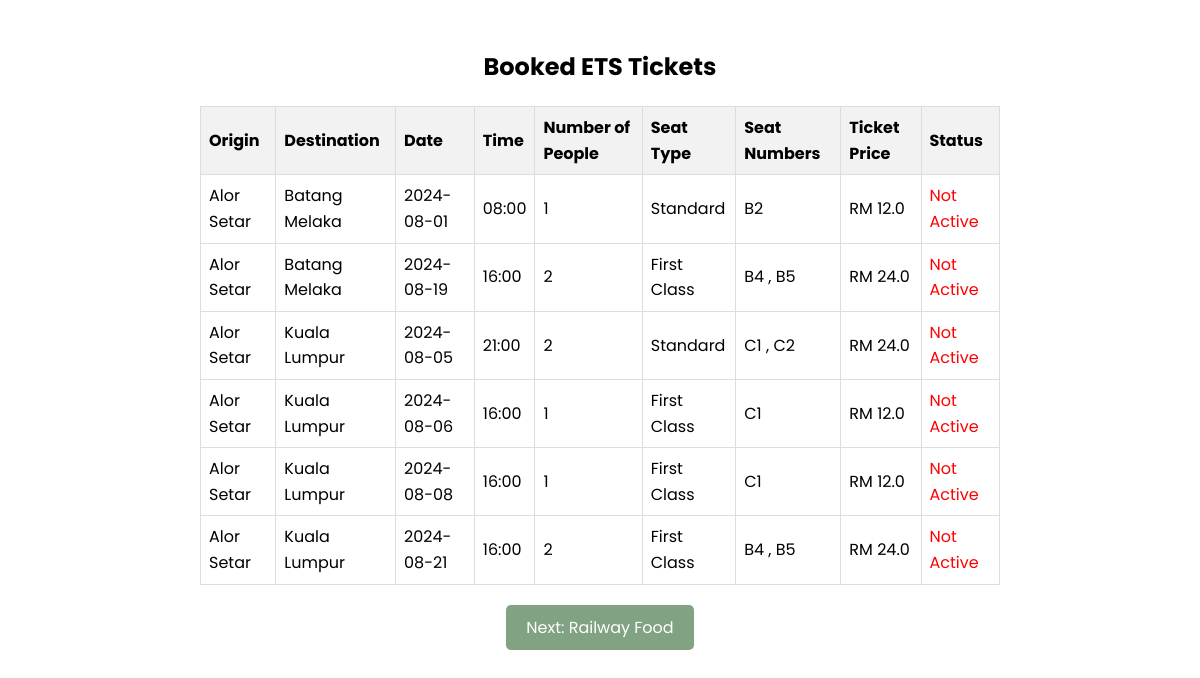
Before: /ets_ticket (signed in) with the older database file.
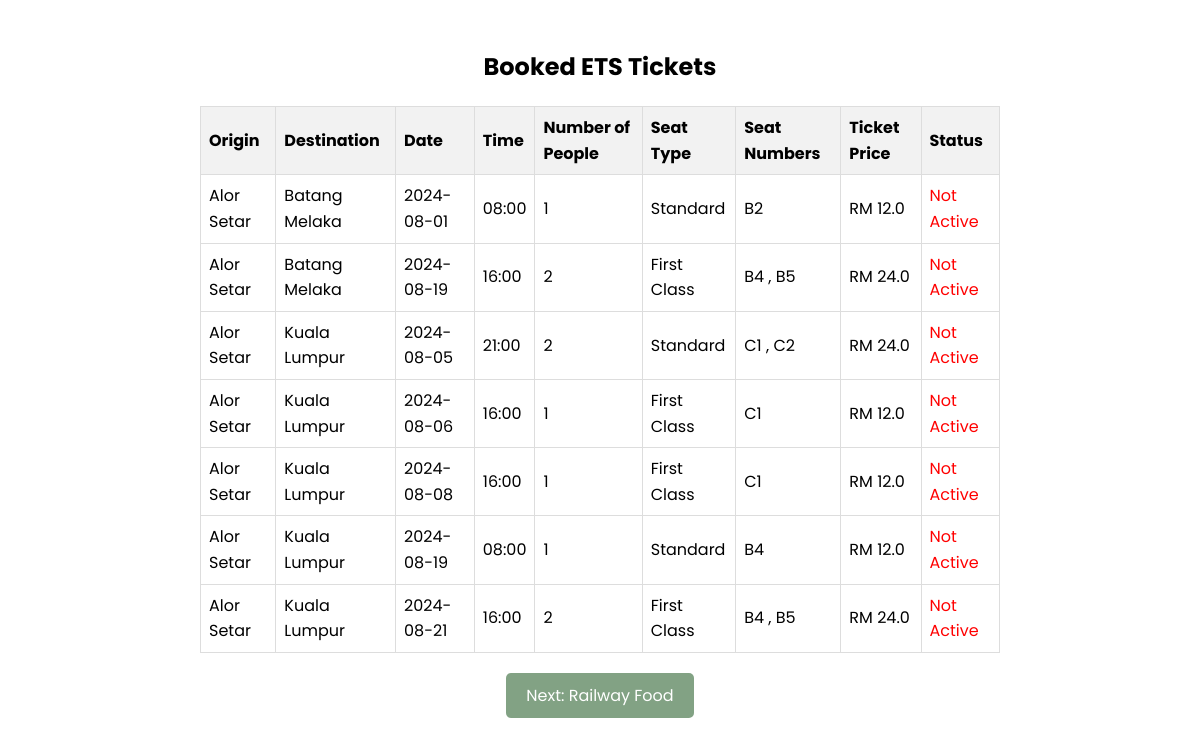
After: the same page with the newer database file.
### tables this page shows
CREATE TABLE ets_bookings (
    id INTEGER PRIMARY KEY AUTOINCREMENT,
    origin TEXT NOT NULL,
    destination TEXT NOT NULL,
    date TEXT NOT NULL,
    time TEXT NOT NULL,
    num_people INTEGER NOT NULL,
    seat_type TEXT NOT NULL,
    seat_number INTEGER NOT NULL
, total_price REAL, user_id INTEGER, status TEXT DEFAULT 'active');

### RailwayGo/auth.py (the view)
@auth.route('/ets_ticket')
@login_required
def ets_ticket():
    conn = get_db_connection()
    cursor = conn.cursor()
    user_id = session.get('user_id')
    sql_query = """
    SELECT
        origin,
        destination,
        date,
        time,
        num_people,
        seat_type,
        group_concat(IFNULL(seat_number, ''), ', ') AS seat_numbers,
        total_price,
        status
    FROM
        ets_bookings
    WHERE
        user_id = ?
    GROUP BY
        origin,
        destination,
        date,
        time,
        num_people,
        seat_type,
        total_price,
        status
    """
    cursor.execute(sql_query, (user_id,))
    rows = cursor.fetchall()
    ets_bookings = []
    for row in rows:
        seat_numbers = row[6].strip(', ')
        seat_numbers_list = seat_numbers.split(', ') if seat_numbers else []
        total_price = row[7]
        booking = {
            'origin': row[0],
            'destination': row[1],
            'date': row[2],
            'time': row[3],
            'num_people': row[4],
            'seat_type': row[5],
            'seat_numbers': seat_numbers_list,
            'total_price': total_price,
            'status': row[8]
        }
        ets_bookings.append(booking)
    conn.close()
    return render_template('ticket_ets.html', ets_bookings=ets_bookings)

### RailwayGo/auth.py (called while the page is built)
def login_required(f):
    @wraps(f)
    def decorated_function(*args, **kwargs):
        if 'user_id' not in session:
            flash('Please log in to access this page.', 'error')
            return redirect(url_for('auth.login'))
        return f(*args, **kwargs)
    return decorated_function

def get_db_connection():
    conn = sqlite3.connect('database.db')
    conn.row_factory = sqlite3.Row
    return conn

### RailwayGo/templates/ticket_ets.html (shortened to what this page needs)
<!DOCTYPE html>
<html lang="en">
<head>
</head>
<body>
    <div class="container">
        <h2>Booked ETS Tickets</h2>
        <table>
            <thead>
                <tr>
                    <th>Origin</th>
                    <th>Destination</th>
                    <th>Date</th>
                    <th>Time</th>
                    <th>Number of People</th>
                    <th>Seat Type</th>
                    <th>Seat Numbers</th>
                    <th>Ticket Price</th>
                    <th>Status</th>
                </tr>
            </thead>
            <tbody>
                {% for booking in ets_bookings %}
                <tr>
                    <td>{{ booking['origin'] }}</td>
                    <td>{{ booking['destination'] }}</td>
                    <td>{{ booking['date'] }}</td>
                    <td>{{ booking['time'] }}</td>
                    <td>{{ booking['num_people'] }}</td>
                    <td>{{ booking['seat_type'] }}</td>
                    <td>
                        {% for seat_number in booking['seat_numbers'] %}
                            {{ seat_number }}
                            {% if not loop.last %}, {% endif %}
                        {% endfor %}
                    </td>
                    <td>RM {{ booking['total_price'] }}</td>
                    <td>
                        {% if booking['status'] == 'active' %}
                            <span style="color: green;">Active</span>
                        {% elif booking['status'] == 'not active' %}
                            <span style="color: red;">Not Active</span>
                        {% else %}
                            <span>{{ booking['status'] }}</span>
                        {% endif %}
                    </td>
                </tr>
                {% endfor %}
            </tbody>
        </table>
    </div>
    <div class="button-container">
        <a href="{{ url_for('views.homefood') }}" class="button">Next: Railway Food</a>
    </div>
</body>
</html>

### RailwayGo/templates/ticket_ets.html (style rules this page uses)
body { font-family: 'Poppins', sans-serif; line-height: 1.6; padding: 20px; }
table { width: 100%; border-collapse: collapse; margin-top: 20px; }
th, td { border: 1px solid #ddd; padding: 8px; text-align: left; }
th { background-color: #f2f2f2; }
.container { max-width: 800px; margin: 0 auto; }
h2 { text-align: center; }
.button-container { text-align: center; margin-top: 20px; }
.button { display: inline-block; padding: 10px 20px; background-color: #82a284; color: white; border: none; border-radius: 5px; cursor: pointer; text-decoration: none; font-size: 16px; }

Changed rows visible on the page:
added ets_bookings: origin "Alor Setar", destination "Kuala Lumpur", date "2024-08-19", time "08:00", num_people "1", seat_type "Standard", seat_number "B4", total_price "12.0"
